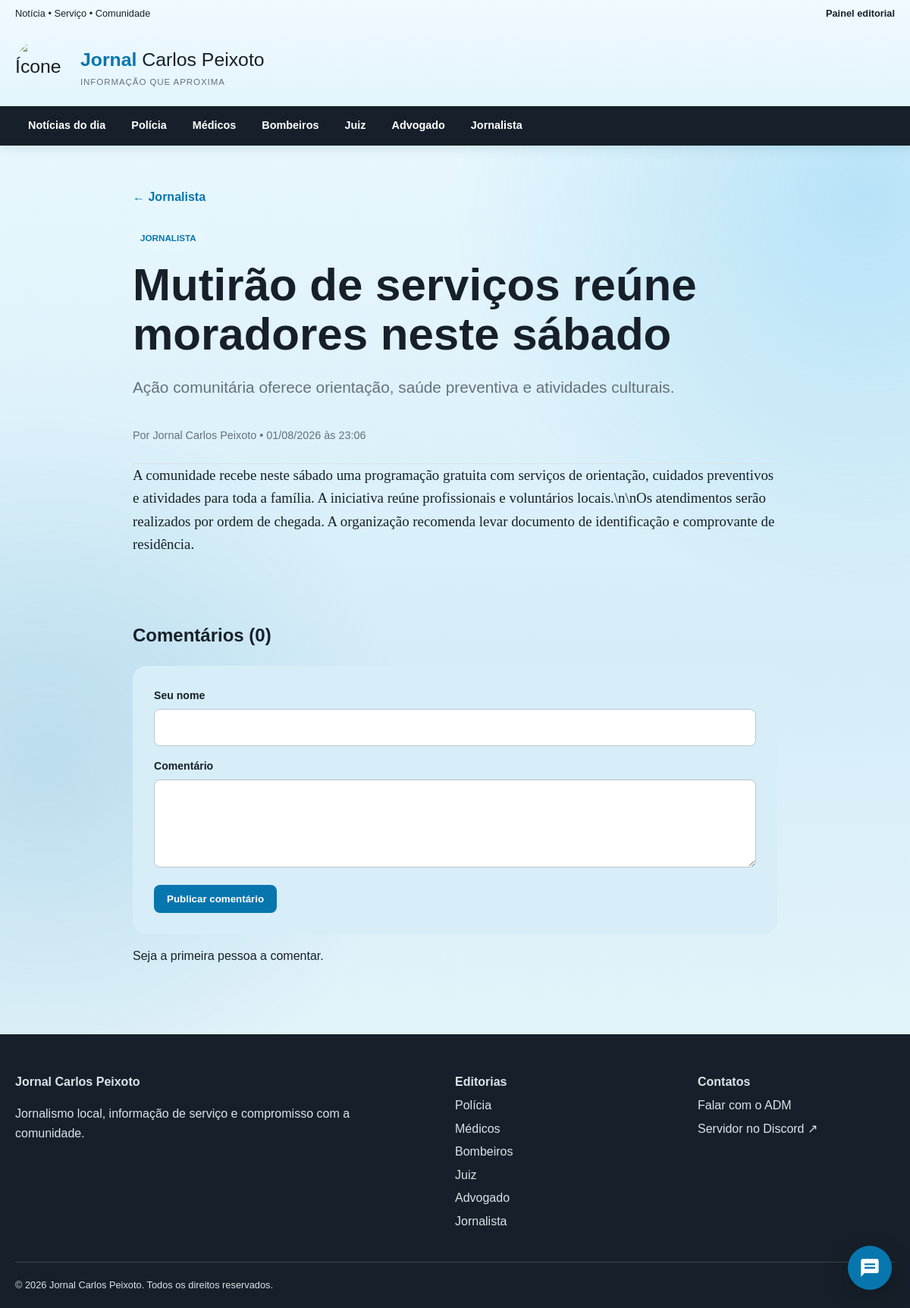
Page /noticia/1 on the committed database.
### app.py (models this page shows)
class News(db.Model):
    __tablename__ = "news"
    id = db.Column(db.Integer, primary_key=True)
    title = db.Column(db.String(180), nullable=False)
    summary = db.Column(db.String(350), nullable=False)
    content = db.Column(db.Text, nullable=False)
    category = db.Column(db.String(40), nullable=False, index=True)
    source_name = db.Column(db.String(120))
    source_image_mimetype = db.Column(db.String(80))
    source_image_data = db.Column(db.LargeBinary)
    image = db.Column(db.String(255))
    image_mimetype = db.Column(db.String(80))
    image_data = db.Column(db.LargeBinary)
    featured = db.Column(db.Boolean, nullable=False, default=False)
    created_at = db.Column(db.DateTime(timezone=True), nullable=False, default=utc_now)
    updated_at = db.Column(db.DateTime(timezone=True), nullable=False, default=utc_now, onupdate=utc_now)
    comments = db.relationship("Comment", back_populates="article", cascade="all, delete-orphan")

### app.py (the view, shortened to what this page needs)
@app.route("/noticia/<int:news_id>", methods=["GET", "POST"])
def news_detail(news_id):
    article = db.get_or_404(News, news_id)
    comments = db.session.execute(db.select(Comment).where(Comment.news_id == news_id).order_by(Comment.created_at.desc())).scalars().all()
    return render_template("news_detail.html", article=article, comments=comments)

### app.py (called while the page is built)
@app.context_processor
def globals_for_templates():
    return {
        "categories": CATEGORIES,
        "category_links": [{"name": name, "slug": CATEGORY_TO_SLUG[name]} for name in CATEGORIES],
        "category_slug": CATEGORY_TO_SLUG,
        "current_year": datetime.now().year,
    }

@app.template_filter("datetime_br")
def datetime_br(value):
    if not value:
        return "Sem atualização"
    if isinstance(value, str):
        try:
            value = datetime.fromisoformat(value)
        except ValueError:
            return value
    if value.tzinfo is None:
        value = value.replace(tzinfo=timezone.utc)
    return value.astimezone(BAHIA_TIMEZONE).strftime("%d/%m/%Y às %H:%M")

### templates/news_detail.html (shortened to what this page needs)
{% extends 'base.html' %}
{% block content %}
<article class="article container">
  <a class="back" href="{{ url_for('category', slug=category_slug[article.category]) }}">← {{ article.category }}</a>
  <span class="tag">{{ article.category }}</span>
  <h1>{{ article.title }}</h1>
  <p class="deck">{{ article.summary }}</p>
  <div class="byline">Por Jornal Carlos Peixoto • {{ article.created_at|datetime_br }}</div>
  <div class="article-body">
    {% for paragraph in article.content.split('\n') %}
      {% if paragraph %}<p>{{ paragraph }}</p>{% endif %}
    {% endfor %}
  </div>
</article>
<section id="comentarios" class="comments container">
  <h2>Comentários ({{ comments|length }})</h2>
  <form method="post" class="comment-form">
    <label>Seu nome<input name="author" maxlength="80" required></label>
    <label>Comentário<textarea name="content" maxlength="1000" rows="4" required></textarea></label>
    <button class="button" type="submit">Publicar comentário</button>
  </form>
  <div class="comment-list">
    {% for comment in comments %}
    <article>
      <strong>{{ comment.author }}</strong>
      <time>{{ comment.created_at|datetime_br }}</time>
      <p>{{ comment.content }}</p>
    </article>
    {% else %}
    <p>Seja a primeira pessoa a comentar.</p>
    {% endfor %}
  </div>
</section>
{% endblock %}

### static/css/style.css (style rules this page uses)
:root { --blue:#2da9e8;--blue-dark:#0876ae;--ink:#17202a;--muted:#65717d;--paper:#fbf7ed;--line:#dce4e8;--white:#fff;--red:#c43d3d;--radius:18px;--shadow:0 14px 40px rgba(19,53,71,.10) }
* { box-sizing:border-box }
html { scroll-behavior:smooth }
body { margin:0;color:var(--ink);font-family:Arial,Helvetica,sans-serif;line-height:1.6;background:#fff }
a { color:inherit;text-decoration:none }
.container { width:min(1160px,calc(100% - 32px));margin:auto }
.tag { display:inline-block;color:var(--blue-dark);background:#e6f6fd;padding:4px 10px;border-radius:999px;font-size:.73rem;font-weight:bold;text-transform:uppercase }
.article { max-width:850px;padding-top:55px }
.back { display:block;margin-bottom:28px;color:var(--blue-dark);font-weight:bold }
.article h1 { font-size:clamp(2.3rem,5vw,4rem);line-height:1.08;margin:16px 0 }
.deck { font-size:1.3rem;color:var(--muted) }
.byline { border-bottom:1px solid var(--line);padding:15px 0 25px;color:var(--muted);font-size:.9rem }
.article-body { font-family:Georgia,serif;font-size:1.18rem }
.article-body p { margin:0 0 1.4em }
.comments { max-width:850px;padding:40px 0 75px }
.comment-form,.panel { background:var(--paper);padding:28px;border-radius:var(--radius) }
label { display:block;font-weight:bold;font-size:.88rem }
input,textarea,select { width:100%;margin-top:7px;border:1px solid #b9c7ce;border-radius:8px;padding:12px;font:inherit;background:#fff }
textarea { resize:vertical }
.comment-form label+label { margin-top:15px }
.button { display:inline-block;border:0;border-radius:8px;padding:11px 17px;background:var(--blue-dark);color:#fff;font-weight:bold;cursor:pointer;margin-top:16px }

### static/css/theme.css (style rules this page uses)
:root { --site-background: #d5edf8; --site-background-light: #e8f7fd; --paper: #cfeaf7; }
body { background: var(--site-background); }
.panel, .comment-form, .chat-form, .category-admin-card { background: #d7edf8; }

### rows in the picture
News: category "Jornalista", category "JORNALISTA", title "Mutirão de serviços reúne moradores neste sábado", summary "Ação comunitária oferece orientação, saúde preventiva e atividades culturais.", created_at "01/08/2026 às 23:06", content "A comunidade recebe neste sábado uma programação gratuita com serviços de orientação, cuidados preventivos e atividades para toda a família. A iniciativa reúne profissionais e voluntários locais.\\n\\nOs atendimentos serão realizados por ordem de chegada. A organização recomenda levar documento de identificação e comprovante de residência."

### other values in the picture
{{ item.name }} "Polícia" "Médicos" "Bombeiros" "Juiz" "Advogado" "Jornalista"
{{ comments|length }} "0"
